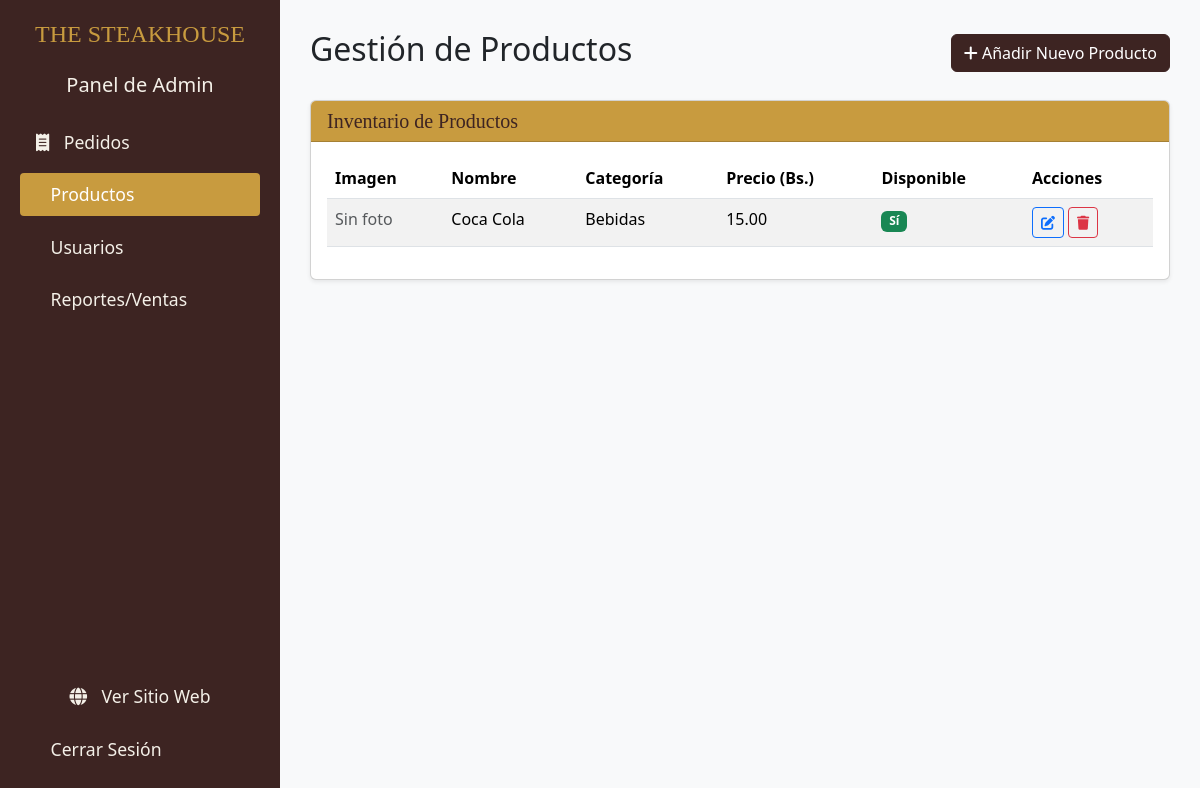
Before: /panel/productos/ (signed in) with the older database file.
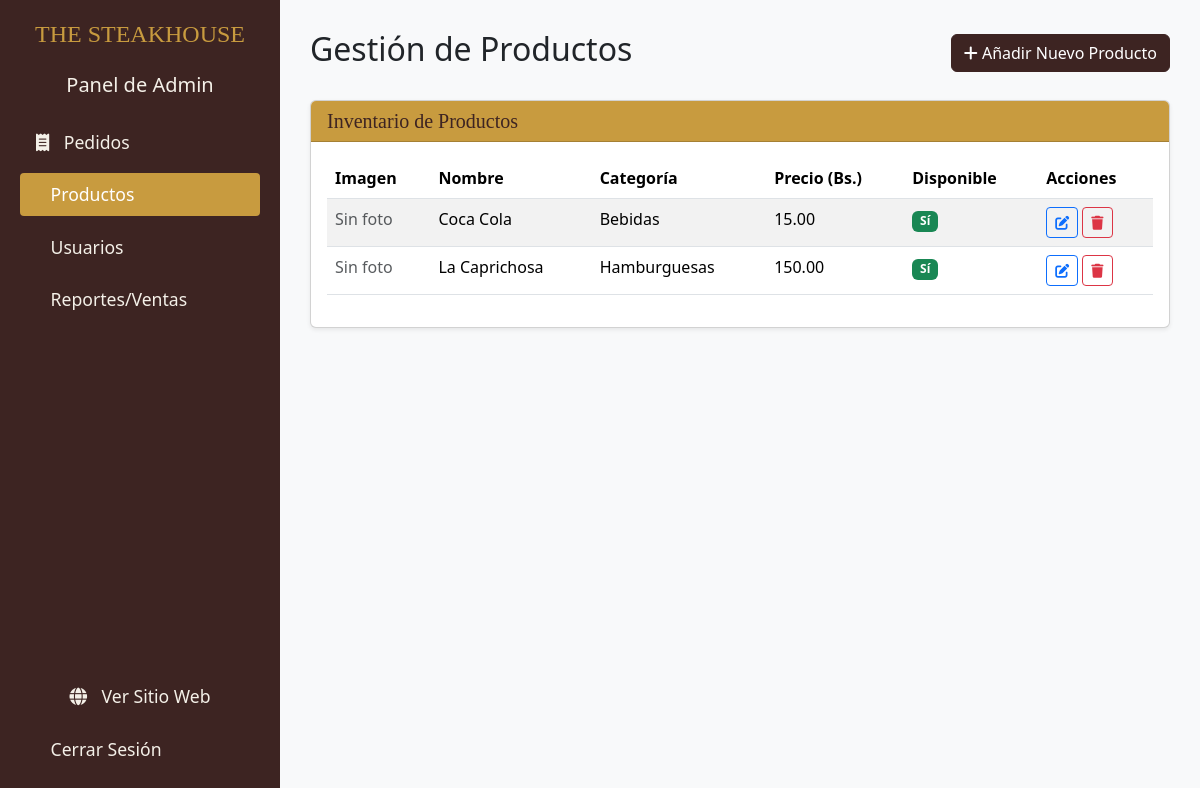
After: the same page with the newer database file.
### productos/models.py (models this page shows, shortened)
class Producto(models.Model):
    CATEGORIA_CHOICES = (
        ('CARNE', 'Cortes de Carne'),
        ('HAMBURGUESA', 'Hamburguesas'),
        ('GUARNICION', 'Guarniciones'),
        ('BEBIDA', 'Bebidas'),
        ('POSTRE', 'Postres'),
    )
    nombre_producto = models.CharField(max_length=100)
    descripcion = models.TextField(blank=True, null=True)
    precio = models.DecimalField(max_digits=10, decimal_places=2)
    categoria = models.CharField(max_length=20, choices=CATEGORIA_CHOICES)
    disponible = models.BooleanField(default=True)
    imagen = models.ImageField(upload_to='productos/', blank=True, null=True)

### dashboard/views.py (the view)
# urls.py: path('productos/', views.producto_list, name='dashboard_productos'),
@admin_requerido
def producto_list(request):
    productos = Producto.objects.all().order_by('nombre_producto')
    context = {'productos': productos}
    return render(request, 'dashboard/producto_list.html', context)

### dashboard/views.py (called while the page is built)
def admin_requerido(function):
    return user_passes_test(
        lambda u: u.is_authenticated and u.is_staff,
        login_url='login',
        redirect_field_name=None
    )(function)

### templates/dashboard/producto_list.html
{% extends 'dashboard/base_dashboard.html' %}
{% block content %}
<div class="d-flex justify-content-between align-items-center mb-4">
    <h1 class="fs-2">Gestión de Productos</h1>
    <a href="{% url 'producto_create' %}" class="btn btn-primary" style="background-color: #3d2422; border-color: #3d2422;">
        <i class="fa fa-plus"></i> Añadir Nuevo Producto
    </a>
</div>
<div class="card shadow-sm">
    <div class="card-header card-header-gold">
        <h5 class="mb-0">Inventario de Productos</h5>
    </div>
    <div class="card-body">
        <div class="table-responsive">
            <table class="table table-striped table-hover">
                <thead>
                    <tr>
                        <th scope="col">Imagen</th>
                        <th scope="col">Nombre</th>
                        <th scope="col">Categoría</th>
                        <th scope="col">Precio (Bs.)</th>
                        <th scope="col">Disponible</th>
                        <th scope="col">Acciones</th>
                    </tr>
                </thead>
                <tbody>
                    {% for p in productos %}
                    <tr>
                        <td>
                            {% if p.imagen %}
                                <img src="{{ p.imagen.url }}" alt="{{ p.nombre_producto }}" width="60" class="img-thumbnail">
                            {% else %}
                                <span class="text-muted">Sin foto</span>
                            {% endif %}
                        </td>
                        <td>{{ p.nombre_producto }}</td>
                        <td>{{ p.get_categoria_display }}</td>
                        <td>{{ p.precio|floatformat:2 }}</td>
                        <td>
                            {% if p.disponible %}
                                <span class="badge bg-success">Sí</span>
                            {% else %}
                                <span class="badge bg-danger">No</span>
                            {% endif %}
                        </td>
                        <td>
                            <a href="{% url 'producto_update' p.pk %}" class="btn btn-sm btn-outline-primary">
                                <i class="fa fa-edit"></i>
                            </a>
                            <a href="{% url 'producto_delete' p.pk %}" class="btn btn-sm btn-outline-danger">
                                <i class="fa fa-trash"></i>
                            </a>
                        </td>
                    </tr>
                    {% empty %}
                    <tr>
                        <td colspan="6" class="text-center">No hay productos en la base de datos. ¡Añade uno!</td>
                    </tr>
                    {% endfor %}
                </tbody>
            </table>
        </div>
    </div>
</div>
{% endblock %}

Changed rows visible on the page:
added Producto: imagen "Sin foto", nombre_producto "La Caprichosa", categoria "Hamburguesas", precio "150.00", disponible "Sí"
